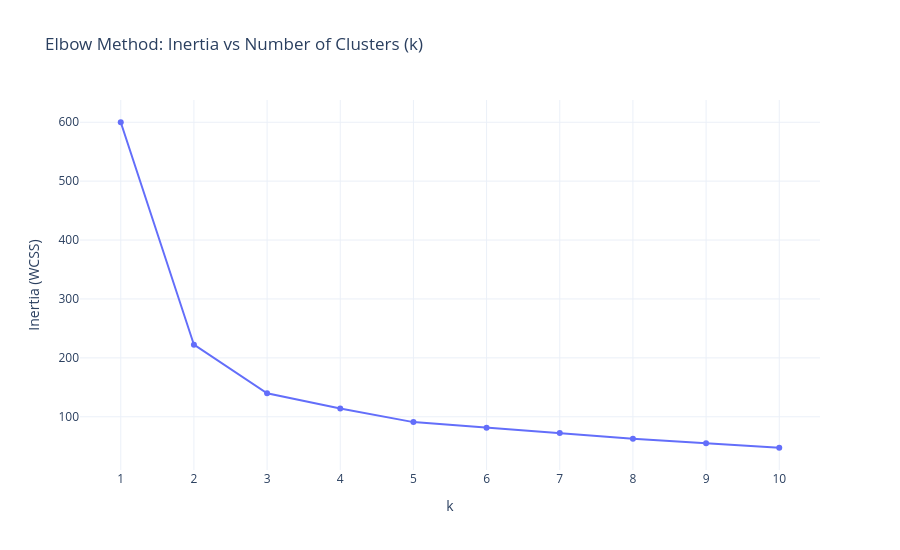

Notebook code for this chart:
### Code cell
# Step 4: Elbow method and silhouette score to choose the number of clusters (k)
k_values = range(1, 11)
inertia = []
silhouette = []

for k in k_values:
    model = KMeans(n_clusters=k, init="k-means++", n_init=10, random_state=42)
    labels = model.fit_predict(X_scaled)
    inertia.append(model.inertia_)
    silhouette.append(silhouette_score(X_scaled, labels) if k > 1 else np.nan)

elbow_df = pd.DataFrame({
    "k": list(k_values),
    "Inertia (WCSS)": np.round(inertia, 3),
    "Silhouette Score": np.round(silhouette, 3)
})
print(elbow_df.to_string(index=False))

fig_elbow = px.line(
    elbow_df,
    x="k",
    y="Inertia (WCSS)",
    markers=True,
    title="Elbow Method: Inertia vs Number of Clusters (k)"
)
fig_elbow.update_layout(width=900, height=550, template="plotly_white", xaxis=dict(dtick=1))

fig_elbow.show()

### Figure 1 — Plotly figure (JSON) as saved in the notebook; plotly's stock layout.template omitted (floating-point values rounded to 4 significant figures)
{"data": [{"hovertemplate": "k=%{x}<br>Inertia (WCSS)=%{y}<extra></extra>", "legendgroup": "", "line": {"color": "#636efa", "dash": "solid"}, "marker": {"symbol": "circle"}, "mode": "lines+markers", "name": "", "orientation": "v", "showlegend": false, "type": "scatter", "x": [1, 2, 3, 4, 5, 6, 7, 8, 9, 10], "xaxis": "x", "y": [600.0, 222.4, 139.8, 114.1, 90.93, 81.54, 72.63, 62.54, 55.12, 47.39], "yaxis": "y"}], "layout": {"height": 550, "legend": {"tracegroupgap": 0}, "title": {"text": "Elbow Method: Inertia vs Number of Clusters (k)"}, "width": 900, "xaxis": {"anchor": "y", "domain": [0.0, 1.0], "dtick": 1, "title": {"text": "k"}}, "yaxis": {"anchor": "x", "domain": [0.0, 1.0], "title": {"text": "Inertia (WCSS)"}}}}
